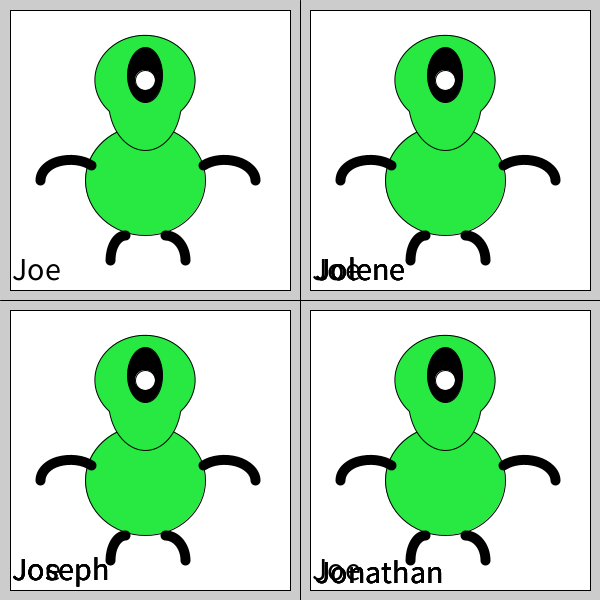
Frame 1 (no input)
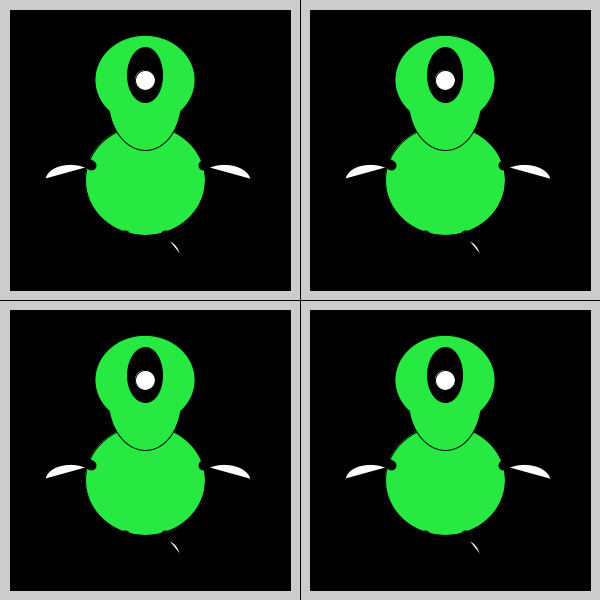
Frame 2 (the mouse pressed at the canvas centre, redrawn once)

The Processing sketch that drew these frames (run headless with seeded random() and noise(); the mouse was pressed at the canvas centre and the sketch redrawn once):

// Processing sketch: Joe_x4
// ── Joe_x4.pde
int x = 0;
int y = 0;


void setup(){
  size(600,600);
  noLoop();
}

void draw(){

  // make frame behind alien
  frameFunction(0,0);
  frameFunction(300,0);
  
  frameFunction(0,300);
  frameFunction(300,300);
  
  //divide screen i four squares
  line(300,0,300,600);//vertical line
  line (0,300,600,300); //Horizontal line
  
  drawAlien(x,y);
  drawAlien(x+300,y);
  drawAlien(x,y+300);
  drawAlien(x+300,y+300);
  
}

void frameFunction(int x, int y ){
  rect(10+x,10+y,280,280);
}

void drawAlien(int x,int y){
  fill(39,233,65);
  ellipse(x+145,y+180,120,110);
  
  ellipse(x+145,y+100,73,100);
  arc(x+145,y+80,100,90,HALF_PI+QUARTER_PI,PI+PI+QUARTER_PI,OPEN);
 
  fill(0,0,0);
  ellipse(x+145,y+75,35,55);
  fill(255,255,255);
  circle(x+145,y+80,20);
  
  fill(255,255,255);
  strokeWeight(10);
  arc(x+225,y+180,60,40,PI+QUARTER_PI,PI+PI,OPEN);
  arc(x+70,y+180,60,40,PI,PI+HALF_PI+QUARTER_PI,OPEN);
  arc(x+125,y+260,30,50,PI,PI+HALF_PI,OPEN);
  arc(x+165,y+260,40,50,PI+HALF_PI,PI+PI,OPEN);
  strokeWeight(1);
  
  fill(0,0,0);
  textSize(32);
  text("Joe",12+x,280+y); 
  text("Jolene",315,280);
  text("Joseph",12,580);
  text("Jonathan",315,583);
}
